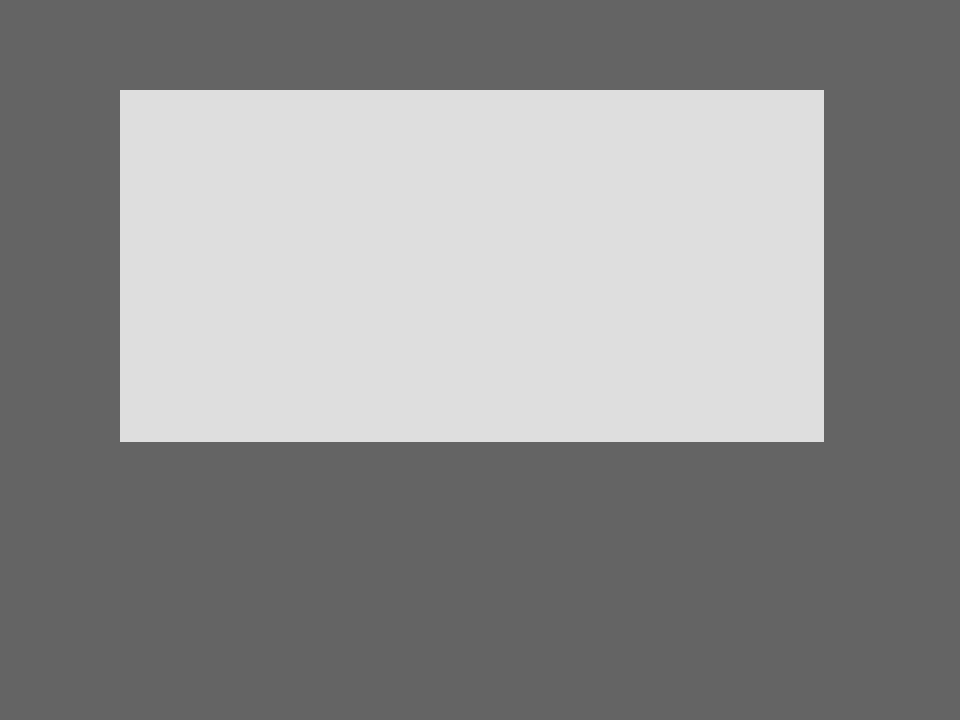
Frame 1 (no input)
Frame 60 (the mouse pressed at the canvas centre just before this capture): identical to frame 1, image omitted
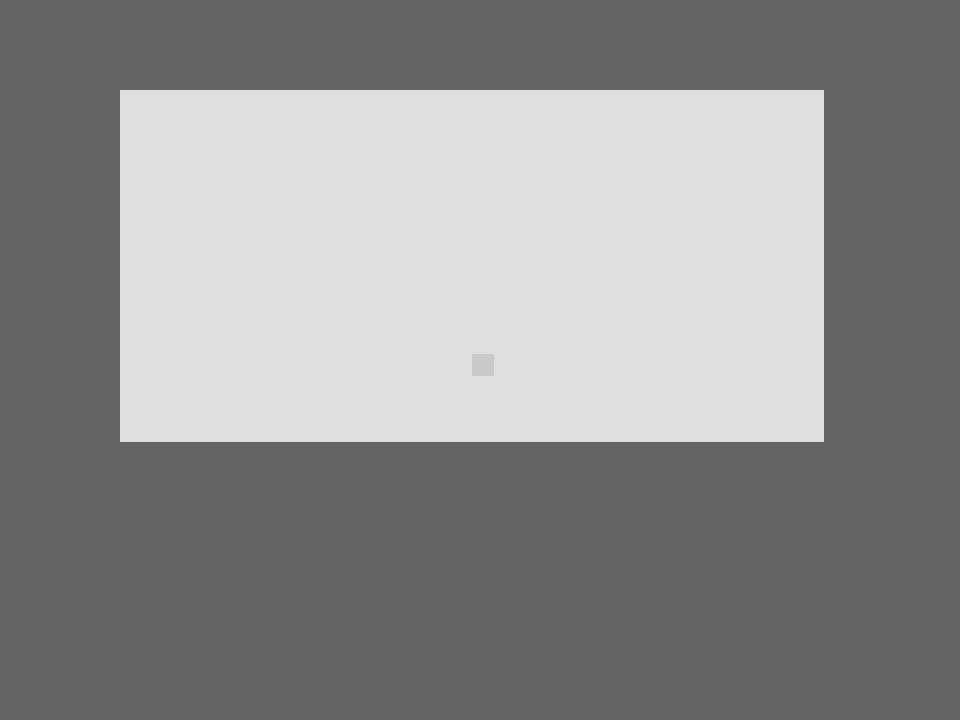
Frame 120 (the mouse held since frame 60 and released just before this capture)

The Processing sketch that drew these frames (run headless with seeded random() and noise(); from frame 60 on, the mouse is pressed at the canvas centre):

// Processing sketch: faze
// ── faze.pde

/**
 * Faze Game
 * LMC 2700 Final Project 
 * 
 * Created by Edwin Choate, Aaron Lack & Kyle O'Neil
 * 
 */
 
 
 int n, m;
 int topMargin, leftMargin, cellSize, boardWidth, boardHeight;
 Cell[][] grid;
 color primaryColor, secondaryColor, bgColor, borderColor;
 boolean setupGame;
 
 void setup() {
   
   boardWidth = 960;
   boardHeight = 720;
   
   size(960, 720);
   if (surface != null) {
     surface.setResizable(true); 
   }
   
   colorMode(HSB);
   
   bgColor = color(0, 0, 100);
   background(bgColor);
   
   setupGame = true;
   
   n = 32;
   m = 16;
   grid = new Cell[n][m];
   topMargin = boardHeight / 8;
   leftMargin = boardWidth / 8;
   cellSize = (boardWidth - 2 * leftMargin) / n;
   
 }
 
 
 void draw() {
   
   if (setupGame) {
     initGrid();  
   }
   
   updateGrid();
   
 }
 
 
 void initGrid () {
   
   for (int i = 0; i < n; i++) {
     for (int j = 0; j < m; j++) {
       grid[i][j] = new Cell(leftMargin + cellSize * i, topMargin + cellSize * j, cellSize, 0, 0, 222);
     }
   }
   
   setupGame = false;
   
   
 }
 
 
 void updateGrid () {
    
   for (int i = 0; i < n; i++) {
     for (int j = 0; j < m; j++) {
       grid[i][j].drawCell();
     }
   }
   
   
 }
 
 
 void mousePressed () {
   if (isInGrid()) {
     int row, col;
     row = (mouseY - topMargin) / cellSize;
     col = (mouseX - leftMargin) / cellSize;
     println("clicked row " + row + " col: " + col);
     Cell cell = grid[col][row];
     cell.updateColor(cell.getBrightness() - 20);
   }
 }
 
 
 boolean isInGrid () {
   return mouseX > leftMargin && mouseX < boardWidth - leftMargin && mouseY > topMargin && mouseY < boardHeight - topMargin; 
 }
// ── cell.pde
import processing.core.*;


public class Cell {
   
  
  int xPos, yPos, size;
  int h, s, b;
  color cellColor;
  boolean isClicked;
  
  
  public Cell (int xPos, int yPos, int size, int h, int s, int b) {
    this.xPos = xPos;
    this.yPos = yPos;
    this.size = size;
    this.h = h;
    this.s = s;
    this.b = b;
    this.cellColor = color(h, s, b);
    this.isClicked = false;
  }
  
  
  public void drawCell () {
    fill(cellColor);
    //stroke(#000000);
    noStroke();
    renderRect();
  }
  
  
  public void updateColor (int newBrightness) {
    this.b = newBrightness;
    this.cellColor = color(h, s, b);
    fill(color(h, s, b));
    //stroke(#000000);
    noStroke();
    renderRect();
  }
  
  
  public boolean getIsClicked () {
    return this.isClicked; 
  }
  
  
  public void setIsClicked (boolean isClicked) {
    this.isClicked = isClicked; 
  }
  
  
  public int getBrightness () {
    return this.b; 
  }
  
  
  private void renderRect () {
    rect(xPos, yPos, size, size);
  }
  
  
  
  
}
